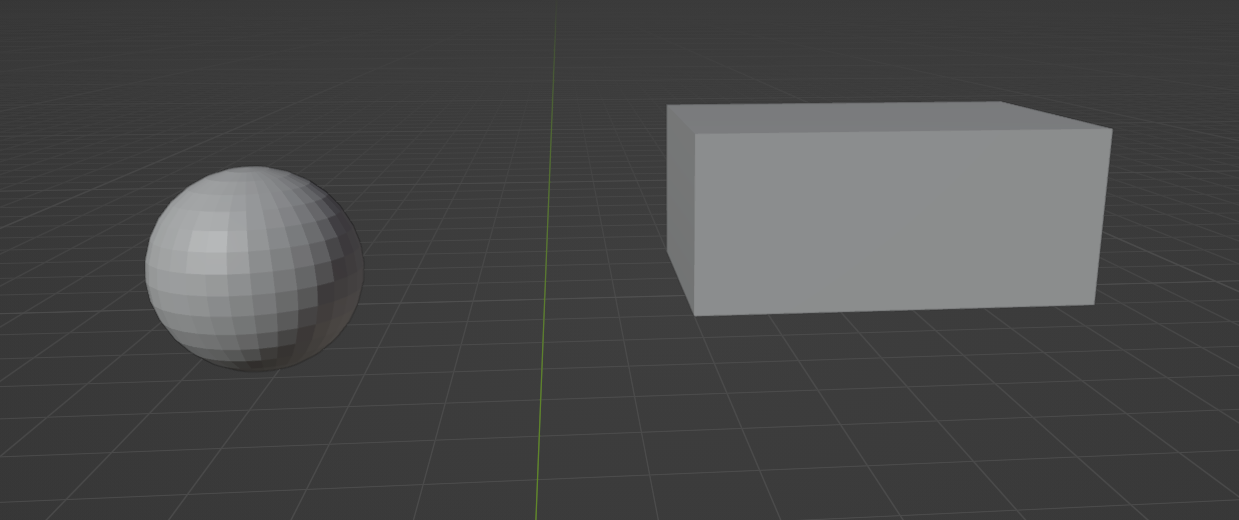
#> input picture task2/cuboid-sphere.png, 1239 x 520 px
$ python -i opencv_processing.py   (imports and definitions only)
#> lines starting #> are read from the running program, lines starting #| are printed output that depends on the picture; after the words box and inside, x2 and y2 are one past the last pixel; in counts of white or black regions, pixels touching at a corner belong together
#> further down, picture is the input picture: shape (520, 1239, 3); mean B, G, R 73.9, 73.9, 73.5
import cv2
import math
import numpy as np
import matplotlib.pyplot as plt


# [28 lines left out: functions show_image, display_image, get_x_y_coordinates, not called in this run]


def get_poly(contour):

    peri = cv2.arcLength(contour, True)
    approx = cv2.approxPolyDP(contour, 0.01 * peri, True)
    if len(approx) > 4 and len(approx) <= 14:
        return "cuboid", approx.squeeze()
    if len(approx) == 4:
        return "rectangle", approx.squeeze()
    return "undefined", approx.squeeze()


def get_Rectangles(edges,circle_info,image,remove_circle=True):

    rectangle_results = []

    # remove circle edges from circle_info
    if remove_circle:
        for circles in circle_info:
            if circles['shape'] == 'circle':
                cv2.circle(edges,circles['center'], int(circles['radius']+3),0,-1)

    # find contours
    contours, _ = cv2.findContours(edges, cv2.RETR_EXTERNAL, cv2.CHAIN_APPROX_SIMPLE)

    for cnt in contours:
        name, poly = get_poly(cnt)

        if name == 'cuboid':
            c = np.array(poly)
            xmin = np.min(c[:, 0])
            ymin = np.min(c[:, 1])
            xmax = np.max(c[:, 0])
            ymax = np.max(c[:, 1])
            rectangle_results.append({
                "shape"      : "rectangle",
                "contour"    : c,
                "pixel_area" : cv2.contourArea(c),
                "bbox"       : [xmin,ymin,xmax-xmin,ymax-ymin]
            })

        elif name == "rectangle":
            rectangle_results.append({
                "shape"      : "rectangle",
                "contour"    : poly,
                "pixel_area" : cv2.contourArea(poly),
                "bbox"       : [cv2.boundingRect(poly)]
            })

    return rectangle_results


def get_HoughCircles(edges, dp=1, minDist=500):
    circle_results = []

    circles = cv2.HoughCircles(edges, cv2.HOUGH_GRADIENT, dp, minDist, param1=50, param2=30, minRadius=0, maxRadius=0)

    if circles is not None:
        circles = np.round(circles[0, :]).astype("int")
        for (x, y, r) in circles:
            circle_meta = {
                "shape" : "circle",
                "Cx"    : int(x),
                "Cy"    : int(y),
                "radius": float(r),
                "center": [int(x), int(y)],
                "area"  : float(math.pi * r * r)
            }

            circle_results.append(circle_meta)
    return circle_results

def get_edges(image, thresh1=1, thresh2=200 ):

#> called with thresh1 = 80, thresh2 = 200
    image = cv2.cvtColor(image, cv2.COLOR_BGR2GRAY) if len(image.shape) > 2 else image
    image = cv2.GaussianBlur(image, (3,3), 0)
    edges = cv2.Canny(image, thresh1, thresh2) # Canny Edge Detection
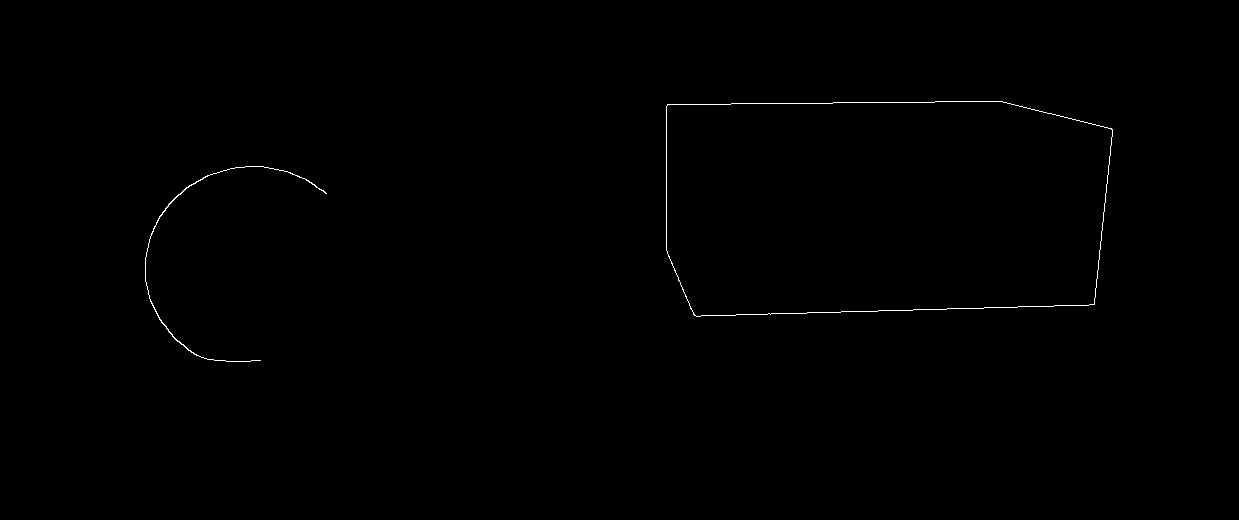
#> edges: shape (520, 1239); 0.27% white in thin lines or dots, all inside (x1, y1, x2, y2) = (145, 101, 1113, 362)
    return edges


def get_contours_info(image, thresh1=80, thresh2=200,dp=1, minDist=500):
    edges          = get_edges(image, thresh1, thresh2)
    circle_info    = get_HoughCircles(edges.copy(), dp, minDist)
#> in get_HoughCircles, `circles = cv2.HoughCircles(edges, cv2.HOUGH_GRADIENT, dp, minDist, par..`: circles = None
#> circle_info = []
    rectangle_info = get_Rectangles(edges.copy(),circle_info,image)
#> in get_Rectangles, `contours, _ = cv2.findContours(edges, cv2.RETR_EXTERNAL, cv2.CHAIN_APP..`: contours = 2 contours; box (x1, y1, x2, y2) and area: (666, 101, 1113, 317) 88742, (145, 166, 327, 362) 104
#> the loop in get_Rectangles, `for cnt in contours:` made 2 passes
#> (peri in get_poly, name, xmin, ymin, xmax, ymax) on pass 2: (1269.5, 'cuboid', 666, 101, 1112, 316)
#> (peri in get_poly, name) on pass 1: (871.6, 'undefined')
#> after the loop in get_Rectangles, `for cnt in contours:`: rectangle_results = 1 item
#> rectangle_info = 1 item

    return edges , circle_info , rectangle_info


# [46 lines left out: functions circle_attributes, rectangle_attributes, get_attributes, not called in this run]


>>> import cv2
>>> picture = cv2.imread('../task2/cuboid-sphere.png')
>>> result = get_contours_info(picture)
